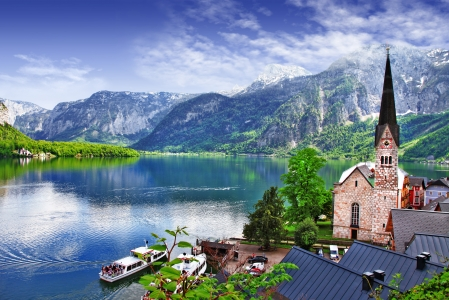
#> input picture data/background/000333-146954901370e8.jpg, 449 x 300 px; its folder holds 4 pictures in this run
$ python create_train.py
#> lines starting #> are read from the running program, lines starting #| are printed output that depends on the picture; pictures that were not available may be replaced by others from this repository, and a replacement may not be noted
"""
create_train.py

"""


import os
import glob
import cv2
import numpy as np
import csv
import random

random.seed(0)

def add_alpha_channel(img):
    """ 为jpg图像添加alpha通道 """

    b_channel, g_channel, r_channel = cv2.split(img) # 剥离jpg图像通道
    alpha_channel = np.ones(b_channel.shape, dtype=b_channel.dtype) * 255 # 创建Alpha通道

    img_new = cv2.merge((b_channel, g_channel, r_channel, alpha_channel)) # 融合通道
    return img_new

def merge_img(jpg_img, png_img, y1, y2, x1, x2):
    """ 将png透明图像与jpg图像叠加
        y1,y2,x1,x2为叠加位置坐标值
    """

    # 判断jpg图像是否已经为4通道
    if jpg_img.shape[2] == 3:
        jpg_img = add_alpha_channel(jpg_img)

    '''
    当叠加图像时，可能因为叠加位置设置不当，导致png图像的边界超过背景jpg图像，而程序报错
    这里设定一系列叠加位置的限制，可以满足png图像超出jpg图像范围时，依然可以正常叠加
    '''
    yy1 = 0
    yy2 = png_img.shape[0]
    xx1 = 0
    xx2 = png_img.shape[1]

    if x1 < 0:
        xx1 = -x1
        x1 = 0
    if y1 < 0:
        yy1 = - y1
        y1 = 0
    if x2 > jpg_img.shape[1]:
        xx2 = png_img.shape[1] - (x2 - jpg_img.shape[1])
        x2 = jpg_img.shape[1]
    if y2 > jpg_img.shape[0]:
        yy2 = png_img.shape[0] - (y2 - jpg_img.shape[0])
        y2 = jpg_img.shape[0]

    # 获取要覆盖图像的alpha值，将像素值除以255，使值保持在0-1之间
    alpha_png = png_img[yy1:yy2,xx1:xx2,3] / 255.0
    alpha_jpg = 1 - alpha_png

    # 开始叠加
    for c in range(0,3):
        jpg_img[y1:y2, x1:x2, c] = ((alpha_jpg*jpg_img[y1:y2,x1:x2,c]) + (alpha_png*png_img[yy1:yy2,xx1:xx2,c]))

    return jpg_img


if __name__ == '__main__':

    location = 'sysu'
    os.makedirs(location + '_train/images/')

    with open(location + '_train/label.csv',"w", newline='') as csvfile:
        writer = csv.writer(csvfile)
        writer.writerow(["img_name","label","xmin","ymin","xmax",'ymax'])
        #写入多行用writerows

    files = glob.glob('background/*.jpg')
    for ct, name in enumerate(files):
        while 1:
            name = name.replace('\\', '/')
            img_jpg = cv2.imread(name, cv2.IMREAD_UNCHANGED)
#> img_jpg is the input picture: shape (300, 449, 3); mean B, G, R 150.7, 132, 113.2
            img_jpg = cv2.resize(img_jpg, (256, 256))
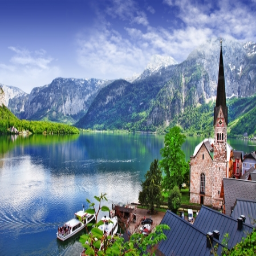
#> img_jpg: shape (256, 256, 3); mean B, G, R 150.6, 131.8, 113.1

            alpha = random.uniform(0.05, 0.5)   # 0.1 ~ 1
            x1 = random.randint(0, 256)  # 0 ~ 256
            y1 = random.randint(0, 256)  # 0 ~ 256

            # label 0
            #label = 0
            #label_up=len(os.listdir(r'background'))
            label=random.randint(0,1)   #也可从0到label_up-1
            img_png = cv2.imread('target/' + str(label) + '.png', cv2.IMREAD_UNCHANGED)
            w, h, _ = img_png.shape
#> w = 300; h = 449
            if w > h:
                img_png = cv2.resize(img_png, (int(alpha*h*256./w), int(alpha*256)))
            else:
                img_png = cv2.resize(img_png, (int(alpha*256), int(alpha*h*256./w)))
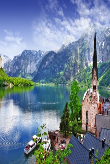
#> img_png: shape (164, 110, 3); mean B, G, R 150.4, 131.6, 112.9


            # 设置叠加位置坐标
            x2 = x1 + img_png.shape[1]
#> x2 = 325
            y2 = y1 + img_png.shape[0]
#> y2 = 184

            if x2 > img_jpg.shape[0] or y2 > img_jpg.shape[1]:
                continue
            else:
                break

        # 开始叠加
        res_img = merge_img(img_jpg, img_png, y1, y2, x1, x2)
#> in add_alpha_channel, `b_channel, g_channel, r_channel = cv2.split(img)`:
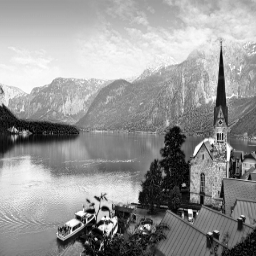
#> b_channel: shape (256, 256); min 0, max 255, mean 150.6
#> in add_alpha_channel, `b_channel, g_channel, r_channel = cv2.split(img)`:
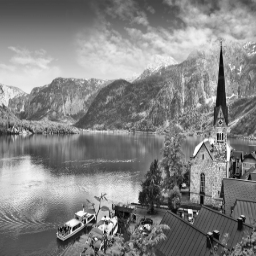
#> g_channel: shape (256, 256); min 0, max 255, mean 131.8
#> in add_alpha_channel, `b_channel, g_channel, r_channel = cv2.split(img)`:
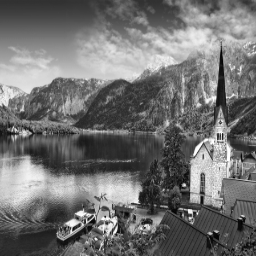
#> r_channel: shape (256, 256); min 1, max 255, mean 113.1
#> (the run stopped early here; a loop or call above may not have finished)
